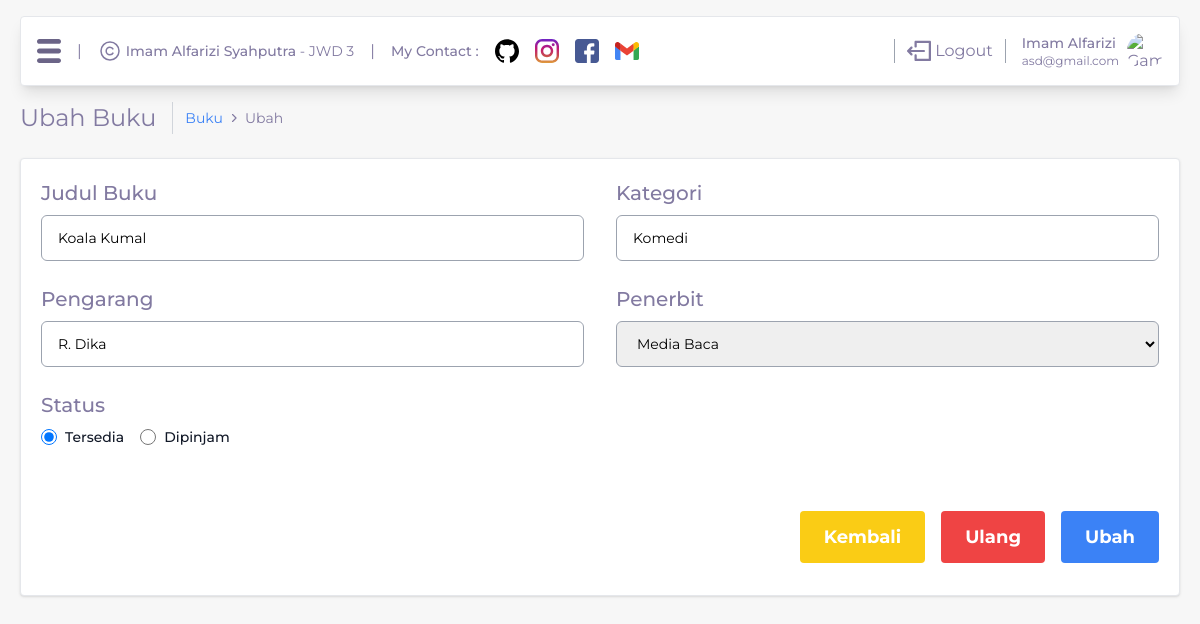
/book-edit.php?id=5 (signed in), run on the app's committed database.
### tables this page shows
CREATE TABLE `books` (
  `id` int(11) NOT NULL,
  `judul` varchar(255) NOT NULL,
  `kategori` varchar(255) NOT NULL,
  `pengarang` varchar(255) NOT NULL,
  `penerbit` varchar(255) NOT NULL,
  `status` enum('Tersedia','Dipinjam') NOT NULL
);

### book-edit.php (the view, shortened to what this page needs)
<?php
if (isset($_SESSION['id']) && isset($_SESSION['email'])) {
  require_once __DIR__ . '/db-config.php';
  if (isset($_GET['id'])) {
    $id = $_GET['id'];
    $sql = "SELECT * FROM books WHERE id = ?";
    $statement = $connection->prepare($sql);
    $statement->execute([$id]);
    if ($row = $statement->fetch()) {
      $judul = $row['judul'];
      $kategori = $row['kategori'];
      $pengarang = $row['pengarang'];
      $penerbit = $row['penerbit'];
      $status = $row['status'];
    }
  }
}
?>
<?php require_once __DIR__ . '/layout/top.php' ?>
<section>
  <div class="flex items-center mt-4">
    <h1 class="text-2xl pr-4 border-r border-gray-300">
      Ubah Buku
    </h1>
    <div class="flex text-sm ml-3 space-x-1">
      <a href="book.php" class="text-blue-500 hover:underline">Buku</a>
      <img src="icons/bt-b.svg" alt="" class="w-3.5">
      <span>Ubah</span>
    </div>
  </div>
</section>
<div class="bg-white rounded p-5 my-6 border shadow text-sm">
  <form action="logic/buku/edit.php" method="POST" id="form">
    <div class="w-full flex flex-wrap items-center mx-auto space-y-6">
      <div class="w-full flex items-center space-x-8">
        <div class="w-6/12">
          <label for="judul" class="block mb-2 text-xl font-medium">Judul Buku</label>
          <input type="text" id='judul' name='judul' class="w-full p-3 px-4 text-black rounded-md border border-gray-400 focus:outline-purple-400 placeholder:text-sm" placeholder="Masukkan Judul Buku" value='<?= $judul ?>'>
        </div>
        <div class="w-6/12">
          <label for="kategori" class="block mb-2 text-xl font-medium">Kategori</label>
          <input type="text" id='kategori' name='kategori' class="w-full p-3 px-4 text-black rounded-md border border-gray-400 focus:outline-purple-400 placeholder:text-sm" placeholder="Masukkan Kategori" value='<?= $kategori ?>'>
        </div>
      </div>
      <div class="w-full flex items-center space-x-8">
        <div class="w-6/12">
          <label for="pengarang" class="block mb-2 text-xl font-medium">Pengarang</label>
          <input type="text" id='pengarang' name='pengarang' class="w-full p-3 px-4 text-black rounded-md border border-gray-400 focus:outline-purple-400 placeholder:text-sm" placeholder="Masukkan pengarang" value='<?= $pengarang ?>'>
        </div>
        <div class="w-6/12">
          <label for="penerbit" class="block text-xl font-medium mb-2">Penerbit</label>
          <select name="penerbit" id="penerbit" class="w-full p-3 px-4 text-black rounded-md border border-gray-400 focus:outline-purple-400 placeholder:text-sm">
            <option value="Media Baca" <?= $penerbit == 'Media Baca' ? 'selected' : '' ?>>Media Baca</option>
          </select>
        </div>
      </div>
      <div class="w-full">
        <label class="block text-xl font-medium mb-2">Status</label>
        <div class="flex items-center space-x-4 mb-4">
          <div class="flex items-center">
            <input id="status-1" type="radio" name="status" value="Tersedia" class="w-4 h-4 border-gray-300 focus:ring-2 focus:ring-purple-300 dark:focus:ring-purple-600" <?= $status == 'Tersedia' ? 'checked' : '' ?>>
            <label for="status-1" class="block ml-2 text-sm font-medium text-gray-900">
              Tersedia
            </label>
          </div>
          <div class="flex items-center">
            <input id="status-2" type="radio" name="status" value="Dipinjam" class="w-4 h-4 border-gray-300 focus:ring-2 focus:ring-purple-300 dark:focus:ring-purple-600" <?= $status == 'Dipinjam' ? 'checked' : '' ?>>
            <label for="status-2" class="block ml-2 text-sm font-medium text-gray-900">
              Dipinjam
            </label>
          </div>
        </div>
      </div>
      <div class="w-full flex justify-end space-x-4">
        <a href="book.php" class="border bg-yellow-400 hover:bg-yellow-500 rounded border-none py-3 px-6 mb-3 text-lg font-bold text-white">
          Kembali
        </a>
        <button type="button" onclick="reset();" class="border bg-red-500 hover:bg-red-600 rounded border-none py-3 px-6 mb-3 text-lg font-bold text-white">
          Ulang
        </button>
        <button class="border bg-blue-500 hover:bg-blue-600 rounded border-none py-3 px-6 mb-3 text-lg font-bold text-white" type='submit'>
          Ubah
        </button>
      </div>
    </div>
  </form>
</div>
<?php require_once __DIR__ . '/layout/bottom.php' ?>

### layout/top.php (style rules this page uses)
body { background-color: #f7f7f7; }

### data on the page
books: judul "Koala Kumal", kategori "Komedi", pengarang "R. Dika", penerbit "Media Baca", status "☑ Tersedia", status "☐ Dipinjam"

### other printed values
$_SESSION['name'] "Imam Alfarizi"
$_SESSION['email'] "asd@gmail.com"
